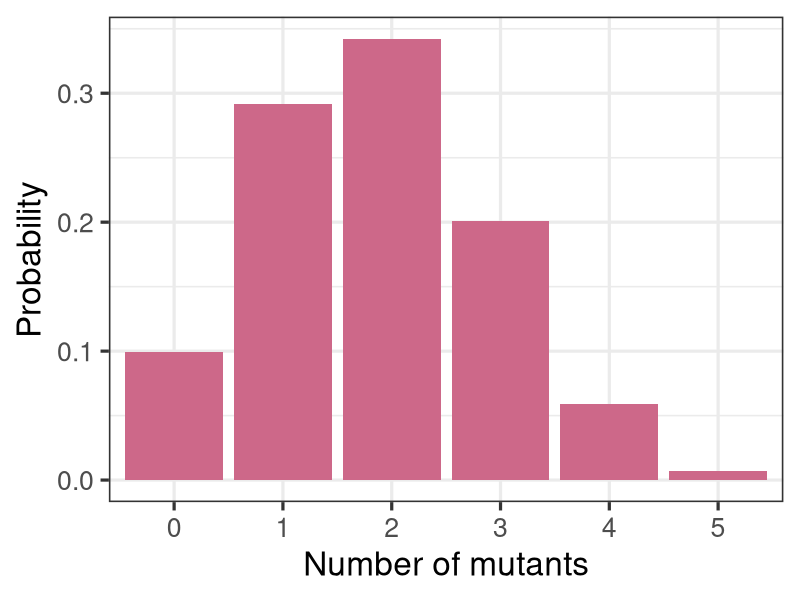
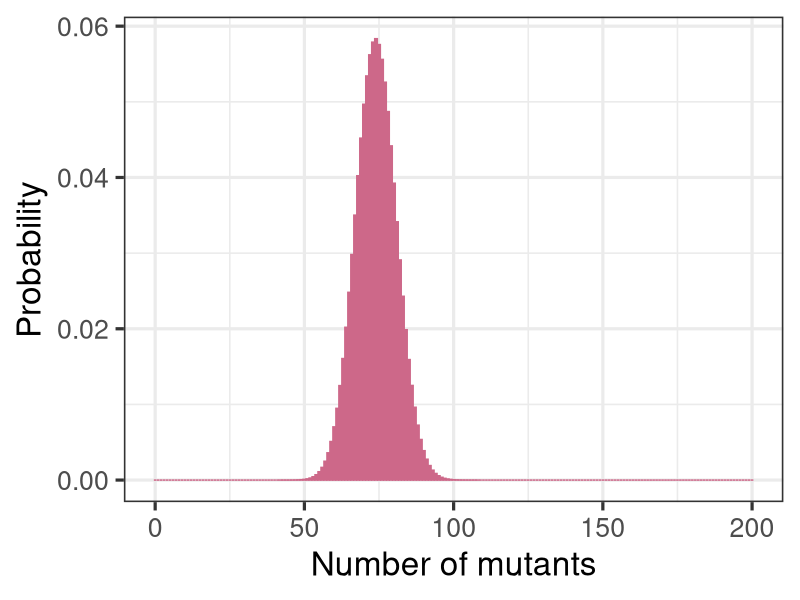
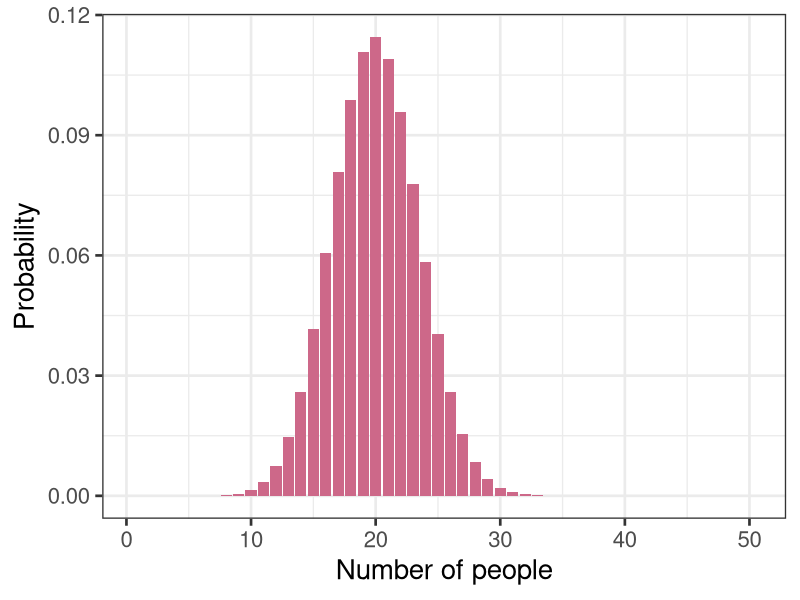
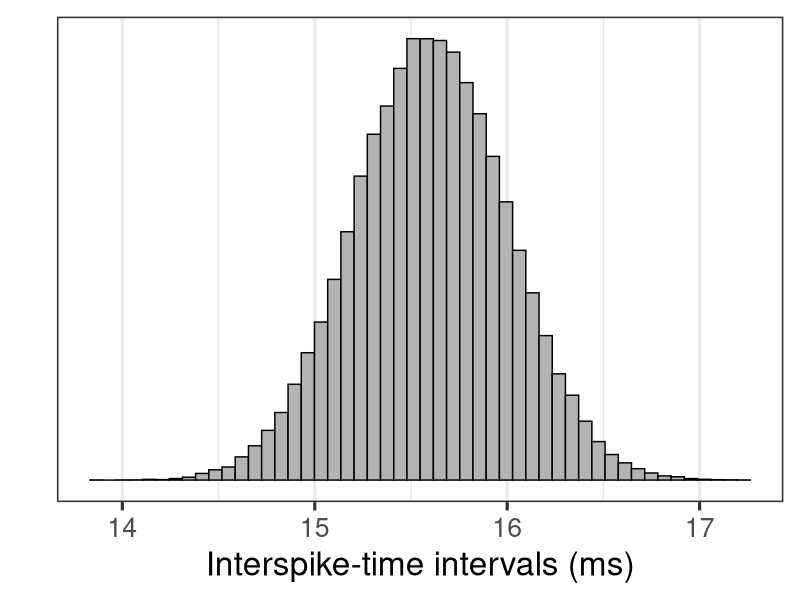
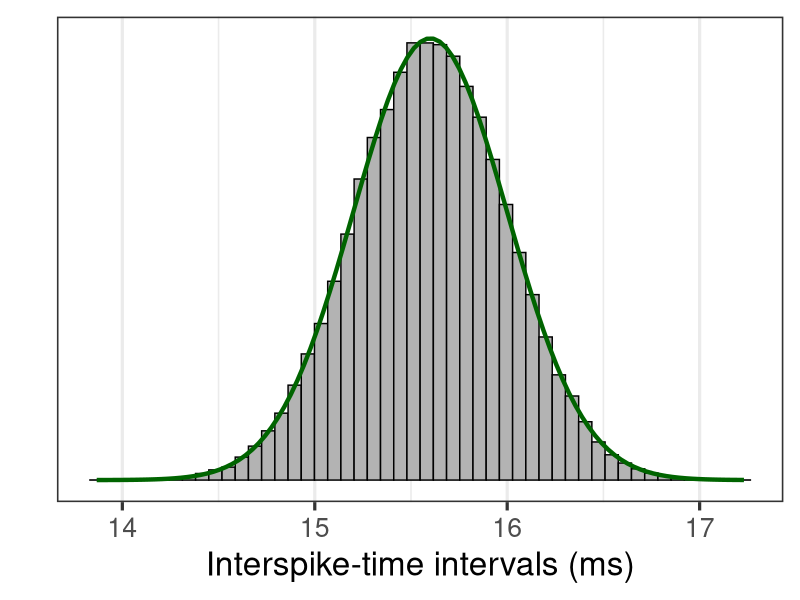
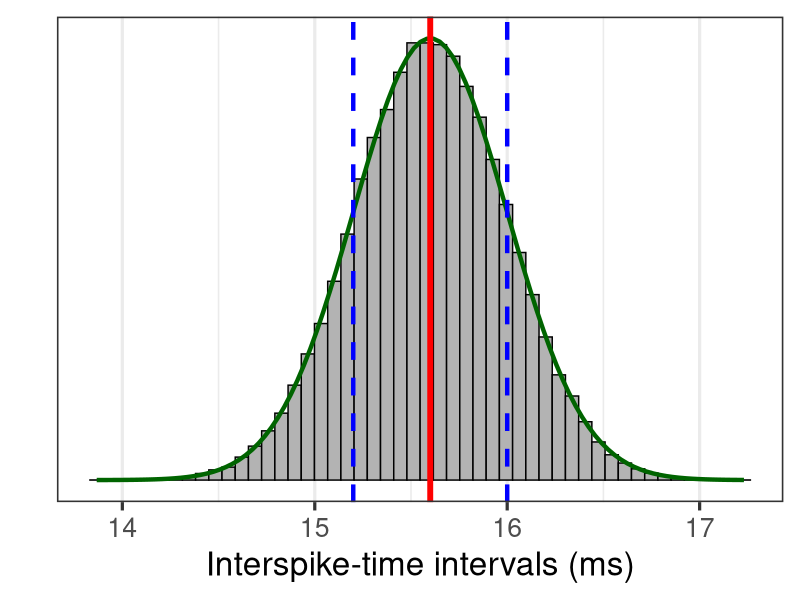
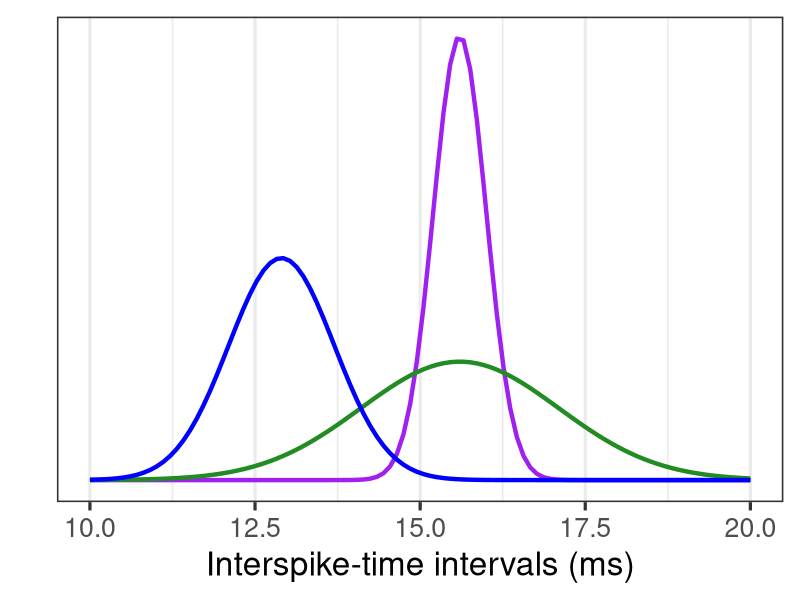
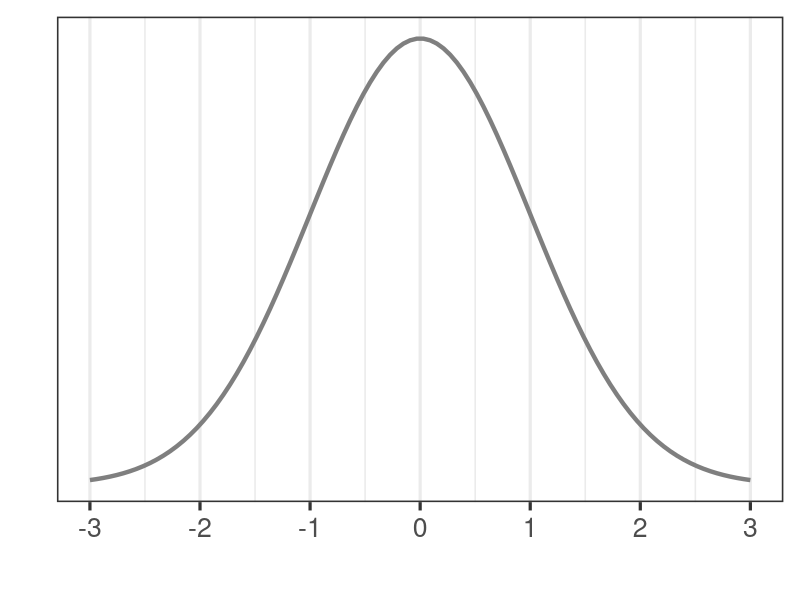

Write R code to recreate these figures, in order.
# lecture 04 - binomial distributions (and normal)
library(tidyverse)

# set working directory
setwd(glue::glue("{dirname(rstudioapi::getActiveDocumentContext()$path)}/figures"))

# plot mutant cat distribution
cats <- data.frame(mutants = c(0,1,2,3,4,5)) %>%
    dplyr::mutate(prob = dbinom(mutants, 5, 0.37))

cats %>%
    ggplot2::ggplot(.) +
    ggplot2::aes(x = factor(mutants), y = prob) +
    ggplot2::geom_bar(stat = "identity", fill = "palevioletred3") +
    ggplot2::theme_bw(24) +
    ggplot2::labs(x = "Number of mutants", y = "Probability")
ggsave("mutant_cat_binom.png", height = 3, width = 5)


# create a pretend "unlimited binomial distribution" to approx normal distribution
cats2 <- data.frame(mutants = seq(0,200)) %>%
    dplyr::mutate(prob = dbinom(mutants, 200, 0.37))
cats2 %>%
    ggplot2::ggplot(.) +
    ggplot2::aes(x = mutants, y = prob) +
    ggplot2::geom_bar(stat = "identity", fill = "palevioletred3", color = "palevioletred3") +
    ggplot2::theme_bw(24) +
    ggplot2::labs(x = "Number of mutants", y = "Probability")
ggsave("mutant_cat_binom2.png", height = 3, width = 5)


# blood type distribution - with mean and sd
blood <- data.frame(person = seq(1:50)) %>%
    dplyr::mutate(prob = dbinom(person, 50, 0.4))

blood %>%
    ggplot2::ggplot(.) +
    ggplot2::aes(x = person, y = prob) +
    ggplot2::geom_bar(stat = "identity", fill = "palevioletred3") +
    ggplot2::theme_bw(20) +
    ggplot2::labs(x = "Number of people", y = "Probability")
ggsave("blood_type.png", height = 3, width = 5)

# fitting binomial distributions

seeds <- data.frame(germ = c(0,1,2,3,4,5),
                  num = c(17,53,94,79,33,4))
# calc prob
total <- sum(seeds$num)*5
# prop dead
all_germ <- sum(seeds$germ*seeds$num) #277
prop <- all_germ/total

seeds2 <- seeds %>%
    dplyr::mutate(probs = dbinom(germ, 5, prop)) %>%
    dplyr::mutate(expected = dbinom(germ, 5, prop)*280)


###################
# The normal distribution

# plot normal distribution of interspike times in nerve cells
set.seed(55)
neuron <- rnorm(100000, 15.6, 0.4)

data.frame(neuron) %>%
    ggplot2::ggplot(.) +
    ggplot2::aes(x = neuron) +
    ggplot2::geom_histogram(aes(y = ..density..), bins = 50, fill = "grey70", color = "black") +
    ggplot2::labs(y = "", x = "Interspike-time intervals (ms)") +
    ggplot2::scale_y_continuous(breaks = NULL) +
    ggplot2::theme_bw(24)
ggsave("interspike_nerves_hist.png", height = 5, width = 10)

data.frame(neuron) %>%
    ggplot2::ggplot(.) +
    ggplot2::aes(x = neuron) +
    ggplot2::geom_histogram(aes(y = ..density..), bins = 50, fill = "grey70", color = "black") +
    ggplot2::stat_function(fun = dnorm,
                           n = 101,
                           args = list(mean = 15.6, sd = 0.4), color = "darkgreen", size = 1.5) +
    ggplot2::labs(y = "", x = "Interspike-time intervals (ms)") +
    ggplot2::scale_y_continuous(breaks = NULL) +
    ggplot2::theme_bw(24)
ggsave("interspike_nerves_hist2.png", height = 5, width = 10)

# add line for mean and sd
data.frame(neuron) %>%
    ggplot2::ggplot(.) +
    ggplot2::aes(x = neuron) +
    ggplot2::geom_histogram(aes(y = ..density..), bins = 50, fill = "grey70", color = "black") +
    ggplot2::stat_function(fun = dnorm,
                           n = 101,
                           args = list(mean = 15.6, sd = 0.4), color = "darkgreen", size = 1.5) +
    ggplot2::labs(y = "", x = "Interspike-time intervals (ms)") +
    ggplot2::scale_y_continuous(breaks = NULL) +
    ggplot2::theme_bw(24) +
    ggplot2::geom_vline(xintercept = 15.6, color = "red", size = 2) +
    ggplot2::geom_vline(xintercept = c(15.6+0.4, 15.6-0.4), color = "blue", size = 1.5, linetype = 2)
ggsave("interspike_nerves_hist3.png", height = 5, width = 10)

# try multiple different functions
data.frame(x = c(10,20)) %>%
    ggplot2::ggplot(.) +
    ggplot2::aes(x) +
    ggplot2::stat_function(fun = dnorm, 
                           n = 100, 
                           args = list(mean = 15.6, sd = 0.4),
                           color = "purple", size = 1.5) + 
    ggplot2::stat_function(fun = dnorm, 
                           n = 100, 
                           args = list(mean = 15.6, sd = 1.5),
                           color = "forestgreen", size = 1.5) +
    ggplot2::stat_function(fun = dnorm, 
                           n = 100, 
                           args = list(mean = 12.9, sd = 0.8),
                           color = "blue", size = 1.5) +
    ggplot2::labs(y = "", x = "Interspike-time intervals (ms)") +
    ggplot2::scale_y_continuous(breaks = NULL) +
    ggplot2::theme_bw(24)
ggsave("interspike_nerves3.png", height = 5, width = 10)

# standardized normal distribution
data.frame(x = c(-3,3)) %>%
    ggplot2::ggplot(.) +
    ggplot2::aes(x) +
    ggplot2::stat_function(fun = dnorm, 
                           n = 100, 
                           args = list(mean = 0, sd = 1),
                           color = "grey50", size = 1.5) + 
    ggplot2::labs(y = "", x = "") +
    ggplot2::scale_y_continuous(breaks = NULL) +
    ggplot2::scale_x_continuous(breaks = c(-3, -2, -1, 0, 1, 2, 3)) +
    ggplot2::theme_bw(24)
ggsave("standard_normal.png", height = 5, width = 10)


# plot example area under the curve
data.frame(x = c(-3,3)) %>%
    ggplot2::ggplot(.) +
    ggplot2::aes(x) +
    ggplot2::stat_function(fun = dnorm, 
                           n = 100, 
                           geom = "area",
                           args = list(mean = 0, sd = 1),
                           xlim = c(-3, 3),
                           alpha = 0.7,
                           fill = "steelblue3", size = 1.5) + 
    ggplot2::stat_function(fun = dnorm, 
                           n = 100, 
                           args = list(mean = 0, sd = 1),
                           color = "grey50", size = 1.5) + 
    ggplot2::labs(y = "", x = "") +
    ggplot2::scale_y_continuous(breaks = NULL) +
    ggplot2::scale_x_continuous(breaks = c(-3, -2, -1, 0, 1, 2, 3)) +
    ggplot2::theme_bw(24)
ggsave("standard_normal3.png", height = 5, width = 10)

# and again - with z = 1.53
data.frame(x = c(-3,3)) %>%
    ggplot2::ggplot(.) +
    ggplot2::aes(x) +
    ggplot2::stat_function(fun = dnorm, 
                           n = 100, 
                           geom = "area",
                           args = list(mean = 0, sd = 1),
                           xlim = c(-3, 1.53),
                           alpha = 0.7,
                           fill = "steelblue3", size = 1.5) + 
    ggplot2::stat_function(fun = dnorm, 
                           n = 100, 
                           args = list(mean = 0, sd = 1),
                           color = "grey50", size = 1.5) + 
    ggplot2::labs(y = "", x = "") +
    ggplot2::scale_y_continuous(breaks = NULL) +
    ggplot2::scale_x_continuous(breaks = c(-3, -2, -1, 0, 1, 2, 3)) +
    ggplot2::theme_bw(24)
ggsave("standard_normal2.png", height = 5, width = 10)

# show areas under curve for standard z scores 
data.frame(x = c(-3,3)) %>%
    ggplot2::ggplot(.) +
    ggplot2::aes(x) +
    ggplot2::stat_function(fun = dnorm, 
                           n = 100, 
                           geom = "area",
                           args = list(mean = 0, sd = 1),
                           xlim = c(-3, 3),
                           alpha = 0.5,
                           fill = "steelblue3", size = 1.5) + 
    ggplot2::stat_function(fun = dnorm, 
                           n = 100, 
                           geom = "area",
                           args = list(mean = 0, sd = 1),
                           xlim = c(-2, 2),
                           alpha = 0.5,
                           fill = "steelblue3", size = 1.5) + 
    ggplot2::stat_function(fun = dnorm, 
                           n = 100, 
                           geom = "area",
                           args = list(mean = 0, sd = 1),
                           xlim = c(-1, 1),
                           alpha = 0.5,
                           fill = "steelblue3", size = 1.5) + 
    ggplot2::stat_function(fun = dnorm, 
                           n = 100, 
                           args = list(mean = 0, sd = 1),
                           color = "grey50", size = 1.5) + 
    ggplot2::labs(y = "", x = "") +
    ggplot2::scale_y_continuous(breaks = NULL) +
    ggplot2::scale_x_continuous(breaks = c(-3, -2, -1, 0, 1, 2, 3)) +
    ggplot2::theme_bw(24)
ggsave("standard_normal_z.png", height = 5, width = 10)

# highlight other side of the curve
data.frame(x = c(-3,3)) %>%
    ggplot2::ggplot(.) +
    ggplot2::aes(x) +
    ggplot2::stat_function(fun = dnorm, 
                           n = 100, 
                           geom = "area",
                           args = list(mean = 0, sd = 1),
                           xlim = c(1.53, 3),
                           alpha = 0.7,
                           fill = "steelblue3", size = 1.5) + 
    ggplot2::stat_function(fun = dnorm, 
                           n = 100, 
                           args = list(mean = 0, sd = 1),
                           color = "grey50", size = 1.5) + 
    ggplot2::labs(y = "", x = "") +
    ggplot2::scale_y_continuous(breaks = NULL) +
    ggplot2::scale_x_continuous(breaks = c(-3, -2, -1, 0, 1, 2, 3)) +
    ggplot2::theme_bw(24)
ggsave("standard_normal4.png", height = 5, width = 10)

# calulate density probability
pnorm(1.53)

data.frame(x = c(-3,3)) %>%
    ggplot2::ggplot(.) +
    ggplot2::aes(x) +
    ggplot2::stat_function(fun = dnorm, 
                           n = 100, 
                           geom = "area",
                           args = list(mean = 0, sd = 1),
                           xlim = c(-1.53, 0.86),
                           alpha = 0.7,
                           fill = "steelblue3", size = 1.5) + 
    ggplot2::stat_function(fun = dnorm, 
                           n = 100, 
                           args = list(mean = 0, sd = 1),
                           color = "grey50", size = 1.5) + 
    ggplot2::labs(y = "", x = "") +
    ggplot2::scale_y_continuous(breaks = NULL) +
    ggplot2::scale_x_continuous(breaks = c(-3, -2, -1, 0, 1, 2, 3)) +
    ggplot2::theme_bw(24)
ggsave("standard_normal5.png", height = 5, width = 10)

# calculate density probability
pnorm(0.86) - pnorm(-1.53)

###########################
# fish examples
data.frame(x = c(40,70)) %>%
    ggplot2::ggplot(.) +
    ggplot2::aes(x) +
    ggplot2::stat_function(fun = dnorm, 
                           n = 100, 
                           geom = "area",
                           args = list(mean = 54, sd = 4.5),
                           xlim = c(40, 60),
                           alpha = 0.7,
                           fill = "steelblue3", size = 1.5) + 
    ggplot2::stat_function(fun = dnorm, 
                           n = 100, 
                           args = list(mean = 54, sd = 4.5),
                           color = "grey50", size = 1.5) + 
    ggplot2::labs(y = "", x = "") +
    ggplot2::scale_y_continuous(breaks = NULL) +
    ggplot2::scale_x_continuous(breaks = c(-3, -2, -1, 0, 1, 2, 3)) +
    ggplot2::theme_bw(20) +
    ggplot2::theme(axis.title = element_blank(),
                   axis.text = element_blank(),
                   axis.ticks = element_blank())
ggsave("fish1.png", height = 3, width = 5)

# longer than 51
data.frame(x = c(40,70)) %>%
    ggplot2::ggplot(.) +
    ggplot2::aes(x) +
    ggplot2::stat_function(fun = dnorm, 
                           n = 100, 
                           geom = "area",
                           args = list(mean = 54, sd = 4.5),
                           xlim = c(51, 70),
                           alpha = 0.7,
                           fill = "steelblue3", size = 1.5) + 
    ggplot2::stat_function(fun = dnorm, 
                           n = 100, 
                           args = list(mean = 54, sd = 4.5),
                           color = "grey50", size = 1.5) + 
    ggplot2::labs(y = "", x = "") +
    ggplot2::scale_y_continuous(breaks = NULL) +
    ggplot2::scale_x_continuous(breaks = c(-3, -2, -1, 0, 1, 2, 3)) +
    ggplot2::theme_bw(20) +
    ggplot2::theme(axis.title = element_blank(),
                   axis.text = element_blank(),
                   axis.ticks = element_blank())
ggsave("fish2.png", height = 3, width = 5)

# between 51 and 60
data.frame(x = c(40,70)) %>%
    ggplot2::ggplot(.) +
    ggplot2::aes(x) +
    ggplot2::stat_function(fun = dnorm, 
                           n = 100, 
                           geom = "area",
                           args = list(mean = 54, sd = 4.5),
                           xlim = c(51, 60),
                           alpha = 0.7,
                           fill = "steelblue3", size = 1.5) + 
    ggplot2::stat_function(fun = dnorm, 
                           n = 100, 
                           args = list(mean = 54, sd = 4.5),
                           color = "grey50", size = 1.5) + 
    ggplot2::labs(y = "", x = "") +
    ggplot2::scale_y_continuous(breaks = NULL) +
    ggplot2::scale_x_continuous(breaks = c(-3, -2, -1, 0, 1, 2, 3)) +
    ggplot2::theme_bw(20) +
    ggplot2::theme(axis.title = element_blank(),
                   axis.text = element_blank(),
                   axis.ticks = element_blank())
ggsave("fish3.png", height = 3, width = 5)


# exact 53
data.frame(x = c(40,70)) %>%
    ggplot2::ggplot(.) +
    ggplot2::aes(x) +
    ggplot2::stat_function(fun = dnorm, 
                           n = 100, 
                           geom = "area",
                           args = list(mean = 54, sd = 4.5),
                           xlim = c(53, 53),
                           alpha = 0.7,
                           fill = "steelblue3", size = 1.5) + 
    ggplot2::stat_function(fun = dnorm, 
                           n = 100, 
                           args = list(mean = 54, sd = 4.5),
                           color = "grey50", size = 1.5) + 
    ggplot2::labs(y = "", x = "") +
    ggplot2::scale_y_continuous(breaks = NULL) +
    ggplot2::scale_x_continuous(breaks = c(-3, -2, -1, 0, 1, 2, 3)) +
    ggplot2::theme_bw(20) +
    ggplot2::theme(axis.title = element_blank(),
                   axis.text = element_blank(),
                   axis.ticks = element_blank())
ggsave("fish4.png", height = 3, width = 5)

# 20th percentile
qnorm(0.2, 54, 4.5)
data.frame(x = c(40,70)) %>%
    ggplot2::ggplot(.) +
    ggplot2::aes(x) +
    ggplot2::stat_function(fun = dnorm, 
                           n = 100, 
                           geom = "area",
                           args = list(mean = 54, sd = 4.5),
                           xlim = c(40, 50.2127),
                           alpha = 0.7,
                           fill = "steelblue3", size = 1.5) + 
    ggplot2::stat_function(fun = dnorm, 
                           n = 100, 
                           args = list(mean = 54, sd = 4.5),
                           color = "grey50", size = 1.5) + 
    ggplot2::labs(y = "", x = "") +
    ggplot2::scale_y_continuous(breaks = NULL) +
    ggplot2::scale_x_continuous(breaks = c(-3, -2, -1, 0, 1, 2, 3)) +
    ggplot2::theme_bw(20) +
    ggplot2::theme(axis.title = element_blank(),
                   axis.text = element_blank(),
                   axis.ticks = element_blank())
ggsave("fish5.png", height = 3, width = 5)
